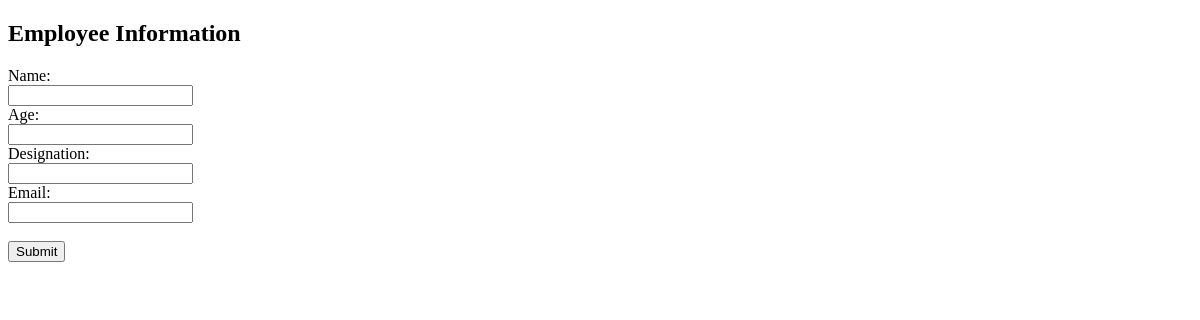
Before: / with the older database file.
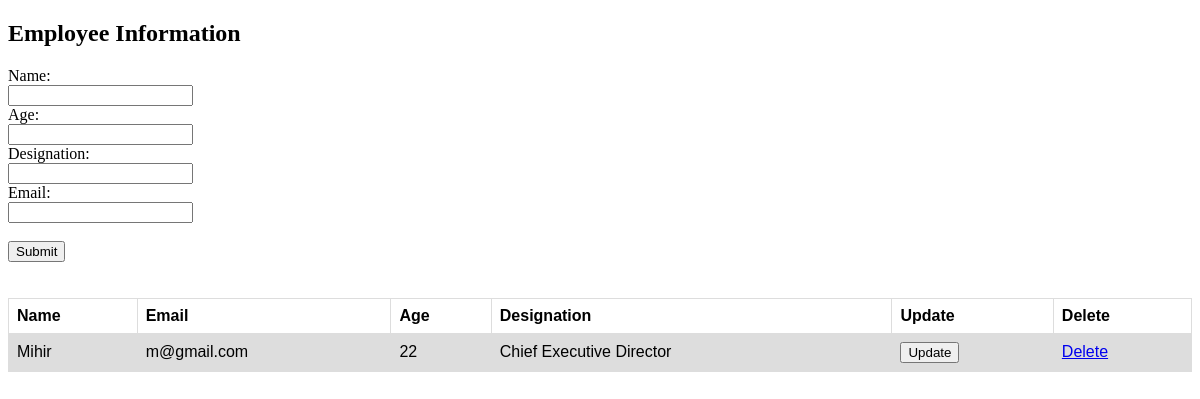
After: the same page with the newer database file.
### app1/models.py (models this page shows, shortened)
class Employee(models.Model):  # table
    name = models.CharField(max_length=50)   #attribute -> fields
    email = models.EmailField(max_length=100)
    age = models.IntegerField()
    designation = models.CharField(max_length=50,default="")

### app1/views.py (the view, shortened to what this page needs)
# urls.py: path('',views.home,name='home'),
def home(request):
    data = Employee.objects.all() # multiple instance
    return render(request,'app1/index.html',{'data':data})

### app1/templates/app1/index.html (shortened to what this page needs)
<!DOCTYPE html>
<html>
<body>
<h2>Employee Information</h2>
<div>
<form action="{% url 'home' %}" method="POST">
  <label for="fname">Name:</label><br>
  <input type="text"  name="name"><br>
  <label for="fname">Age:</label><br>
  <input type="text"  name="age"><br>
    <label for="fname">Designation:</label><br>
  <input type="text"  name="desig"><br>
  <label for="lname">Email:</label><br>
  <input type="text" name="email"><br><br>
  <input type="submit" value="Submit">
</form>
</div>
<br><br>
<div>
  <!DOCTYPE html>
<html>
<head>
</head>
<body>
{% if data %}
<table>
  <tr>
    <th>Name</th>
    <th>Email</th>
    <th>Age</th>
    <th>Designation</th>
     <th>Update</th>
       <th>Delete</th>
  </tr>
    {% for i in data %}
 <tr>
    <td>{{i.name}}</td>
    <td>{{i.email}}</td>
    <td>{{i.age}}</td>
    <td>{{i.designation}}</td>
    <td><form action="{% url 'update' i.id %}" method="get">
      <input type="submit" value="Update">
    </form></td>
    <td><a href="{% url 'delete' i.id %}">Delete</a></td>
</tr>
    {% endfor %}
</table>
{% endif %}
</body>
</html>
</div>
</body>
</html>

Changed rows visible on the page:
added Employee: name "Mihir", email "m@gmail.com", age "22", designation "Chief Executive Director"
Other visible differences:
text now shown: "Name Email Age Designation Update Delete"
